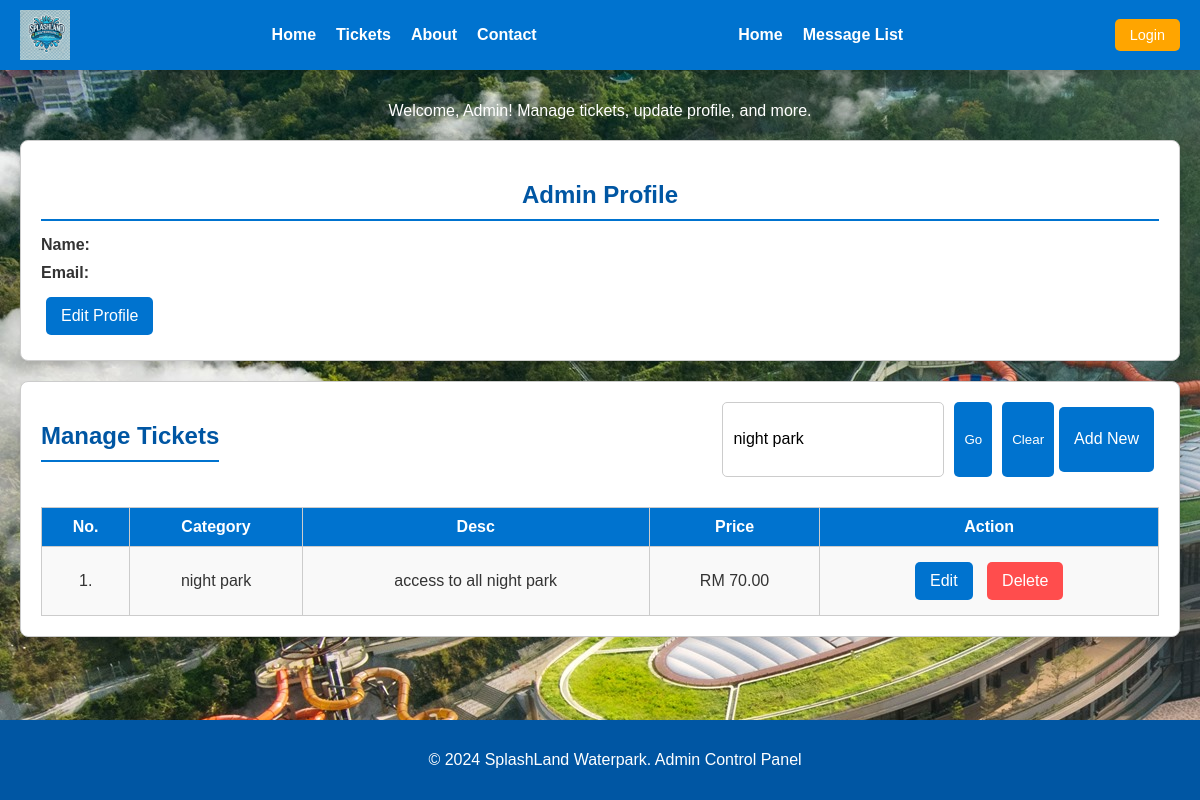
/admincontrolpanel.php?keyword=night park, run on the app's committed database.
### tables this page shows
CREATE TABLE `ticket` (
  `id` int(11) NOT NULL,
  `ticket_type` varchar(255) NOT NULL,
  `price` decimal(10,2) NOT NULL,
  `description` varchar(250) NOT NULL,
  `image` longblob NOT NULL
);

### admincontrolpanel.php (the view, shortened to what this page needs)
<!DOCTYPE html>
<html lang="en">
<head>
    <link rel="stylesheet" href="admincontrolpanel.css">
</head>
<?php
include('header.php');
include('db_connection.php');
$keywordURL = '';
if (isset($_GET['keyword'])) {
    $keywordURL = $_GET['keyword'];
    $keyword = "%" . mysqli_real_escape_string($conn, $keywordURL) . "%";
    $query = "SELECT * FROM ticket WHERE ticket_type LIKE ? OR description LIKE ?";
    $stmt = mysqli_prepare($conn, $query);
    mysqli_stmt_bind_param($stmt, "ss", $keyword, $keyword);
    mysqli_stmt_execute($stmt);
    $result = mysqli_stmt_get_result($stmt);
} else {
    $query = "SELECT * FROM ticket";
    $result = mysqli_query($conn, $query);
}
?>
<body>
    <div>
        <h1>Admin Control Panel</h1>
        <div style="display:flex; justify-content:center; padding-top: 10px; color: white;">Welcome, Admin! Manage tickets, update
            profile, and more.</div>
    </div>
    <div class="admin-container">
        <section class="admin-profile">
            <h2>Admin Profile</h2>
            <div class="profile-info">
                <p><strong>Name:</strong> <span id="user-name"></span></p>
                <p><strong>Email:</strong> <span id="user-email"></span></p>
                <button class="btn" onclick="gotopage('editprofileform.php')">Edit
                    Profile</button>
            </div>
        </section>
        <div class="ticket-management">
            <div style="display:flex; padding-bottom: 15px; justify-content: space-between">
                <h2>Manage Tickets</h2>
                <div style="display:flex;">
                    <div class="search">
                        <input name="keyword" id="keyword" type="text" placeholder="Search by Type/Desc..."
                            onkeydown="if (event.key === 'Enter') search()" value="<?php echo $keywordURL; ?>">
                        <button onclick="search()">Go</button>
                        <button onclick="clearSearch()">Clear</button>
                    </div>
                    <button class="btn" onclick="gotopage('ticket_form.php')">Add New</button>
                </div>
            </div>
            <div class="ticket-options">
                <table>
                    <tr>
                        <th>No.</th>
                        <th>Category</th>
                        <th>Desc</th>
                        <th>Price</th>
                        <th>Action</th>
                    </tr>
                    <?php
                    if ($result->num_rows > 0) {
                        $count = 1;
                        while ($row = $result->fetch_assoc()) {
                            echo "<tr>";
                            echo "<td>" . $count . ".</td>";
                            echo "<td>" . htmlspecialchars($row['ticket_type']) . "</td>";
                            echo "<td>" . htmlspecialchars($row['description']) . "</td>";
                            echo "<td>RM " . number_format($row['price'], 2) . "</td>";
                            echo "<td>
                                    <button class='btn' onclick=\"gotopage('editticketform.php?id=" . $row['id'] . "')\">Edit</button>
                                    <button class='btn' onclick=\"gotopage('deleteticketform.php?id=" . $row['id'] . "')\">Delete</button>
                                  </td>";
                            echo "</tr>";
                            $count++;
                        }
                    } else {
                        echo "<tr><td colspan='5'>No tickets found</td></tr>";
                    }
                    ?>
                </table>
            </div>
        </div>
    </div>
    <footer class="admin-footer">
        <p>&copy; 2024 SplashLand Waterpark. Admin Control Panel</p>
    </footer>
</body>
</html>

### admincontrolpanel.css (style rules this page uses)
body { font-family: 'Arial', sans-serif; margin: 0; padding: 0; background-color: #f0f8ff; color: #333; background-image: url('assets/contactbackground.jpg'); }
h1 { text-align: center; color: #0073cf; margin-top: 20px; font-size: 2.5rem; }
h2 { color: #0056a3; border-bottom: 2px solid #0073cf; padding-bottom: 10px; margin-bottom: 15px; }
.admin-profile { background-color: #ffffff; border: 1px solid #cccccc; border-radius: 8px; padding: 20px; margin: 20px; box-shadow: 0px 4px 6px rgba(0, 0, 0, 0.1); text-align: center; }
.profile-info { text-align: left; }
.profile-info p { margin: 10px 0; }
.btn { background-color: #0073cf; color: white; border: none; padding: 10px 15px; border-radius: 5px; cursor: pointer; font-size: 1rem; margin: 5px; transition: background-color 0.3s ease; }
.btn[onclick*="delete"] { background-color: #ff4d4d; }
.ticket-management { background-color: #ffffff; border: 1px solid #cccccc; border-radius: 8px; padding: 20px; margin: 20px; box-shadow: 0px 4px 6px rgba(0, 0, 0, 0.1); }
.ticket-management table { width: 100%; border-collapse: collapse; margin-top: 15px; }
.ticket-management table th, .ticket-management table td { border: 1px solid #cccccc; padding: 10px; text-align: center; }
.ticket-management table th { background-color: #0073cf; color: white; }
.ticket-management table tr:nth-child(even) { background-color: #f9f9f9; }
.search { display: flex; gap: 10px; }
.search input { padding: 10px; border: 1px solid #cccccc; border-radius: 5px; font-size: 1rem; width: 200px; }
.search button { background-color: #0073cf; color: white; border: none; padding: 10px; border-radius: 5px; cursor: pointer; transition: background-color 0.3s ease; }
.admin-footer { background-color: #0056a3; color: white; text-align: center; padding: 15px; position: absolute; bottom: 0; width: 100%; }

### data on the page
ticket: ticket_type "night park", description "access to all night park", price "70.00"
